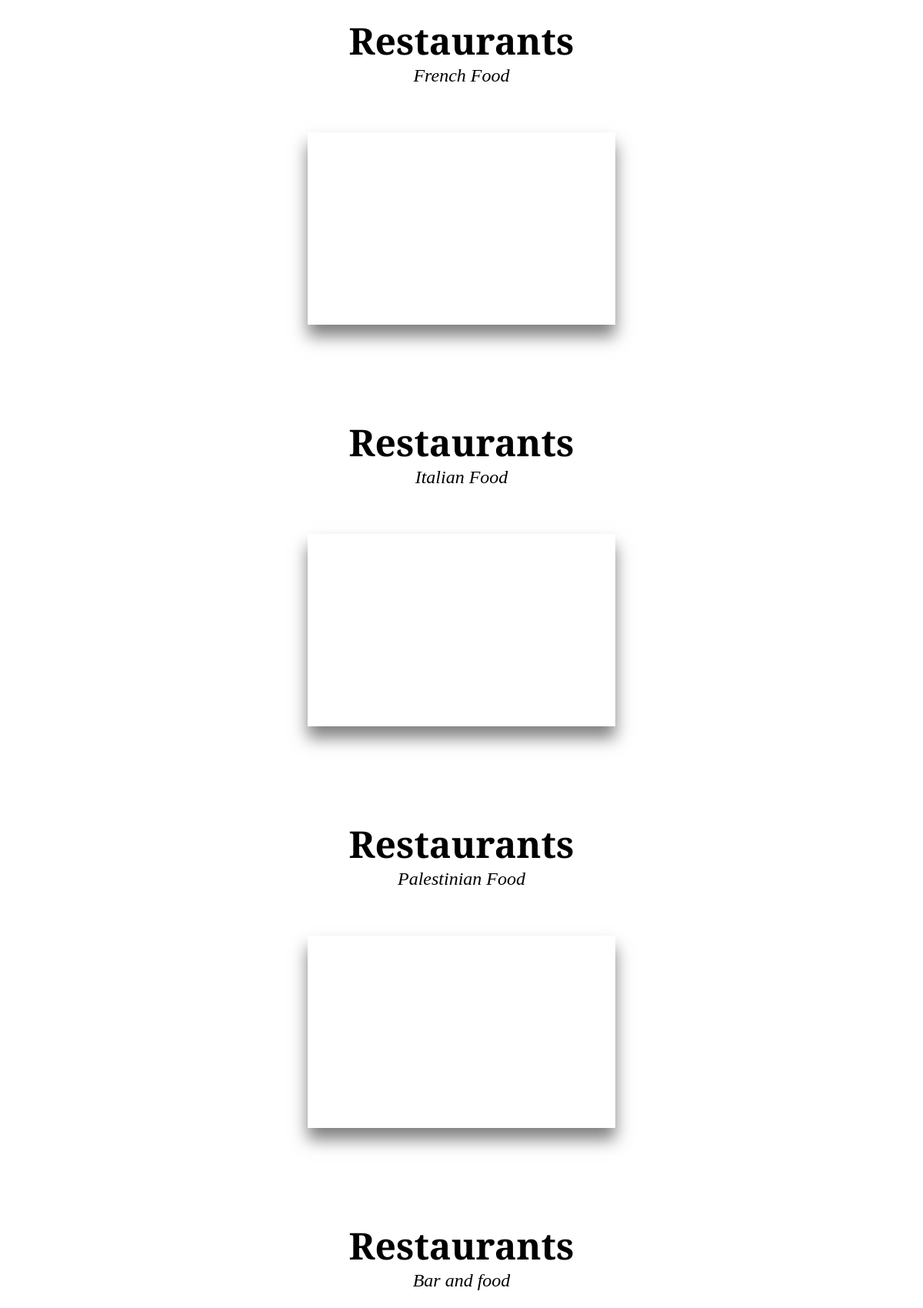
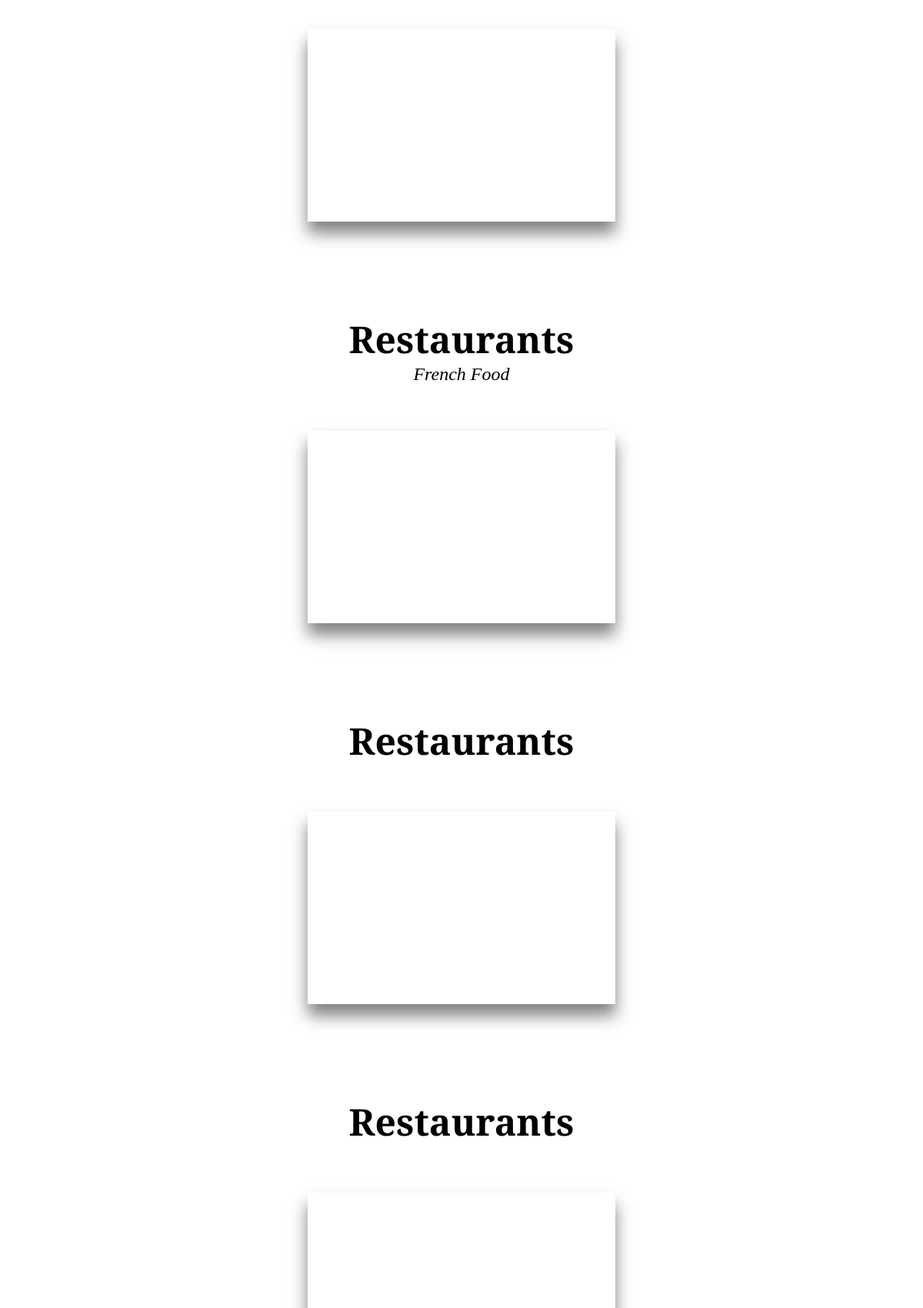
Page /category/2 (upper part) on the committed database (2 pictures, top to bottom).
### yelp/models.py (models this page shows)
class BusinessDetail(models.Model):
    name=models.CharField(max_length=45)
    description=models.TextField(null=True)
    business_hours=models.CharField(max_length=45, default="")
    image_url=models.CharField(max_length=255,null=True)
    phone=models.IntegerField()
    category=models.ForeignKey(BusinessCategory,related_name="business",on_delete=models.CASCADE)
    speciality=models.CharField(max_length=45)
    users=models.ManyToManyField(User,related_name="details", through="Review")
    location=models.ForeignKey(Location,related_name="details", on_delete=models.CASCADE)
    created_at=models.DateTimeField(auto_now_add=True)
    updated_at=models.DateTimeField(auto_now=True)
    objects=BusinessManager()

class BusinessCategory(models.Model):
    name=models.CharField(max_length=45)
    users=models.ForeignKey(User,related_name="categories", on_delete=models.CASCADE)
    image_url=models.CharField(max_length=255)
    created_at=models.DateTimeField(auto_now_add=True)
    updated_at=models.DateTimeField(auto_now=True)
    objects=CategoryManager()

### yelp/views.py (the view)
# urls.py: path('category/<int:id>', views.show),
def show(request,id):
    category_x=BusinessCategory.objects.get(id=id)
    data={
        "business":BusinessDetail.objects.filter(category=category_x)
    }
    if category_x.id == 2 :
        return render(request,'category.html',data)
    else:
        return render(request,"others.html")

### yelp/templates/category.html (shortened to what this page needs)
<!DOCTYPE html>
<html lang="en">
<head>
    {%load static%}
    <link rel="stylesheet" href="{% static 'style4.css' %}">
</head>
{% if category_x.id != 2 %}
    <body>
        {% for item in business %}
            <div id="header">
                <h1>{{item.category.name}}</h1>
                <p>{{item.speciality}}</p>
            </div>
            <div class="container">
                <div class="card">
                    <div class="card-image">
                    </div>
                </div>
            </div>
        {% endfor %}
    </body>
{% endif %}
</html>

### yelp/static/style4.css (style rules this page uses)
* { margin:0; padding:0; box-sizing:border-box; font-family:'Playfair Display', serif; }
body { background:url(https://images.unsplash.com/photo-1495195129352-aeb325a55b65?ixid=MnwxMjA3fDB8MHxwaG90by1wYWdlfHx8fGVufDB8fHx8&ixlib=rb-1.2.1&auto=format&fit=crop&w=1776&q=80); background-size:cover; background-position:right; background-attachment:fixed; }
#header { margin:20px; }
#header>h1 { text-align:center; font-size:3rem; }
#header>p { text-align:center; font-size:1.5rem; font-style:italic; }
.container { width:100vw; display:flex; justify-content:space-around; flex-wrap:wrap; padding:40px 20px; }
.card { display:flex; flex-direction:column; width:400px; margin-bottom:60px; }
.card>div { box-shadow:0 15px 20px 0 rgba(0,0,0,0.5); }
.card-image { width:400px; height:250px; }

### rows in the picture
BusinessDetail: category.name "Restaurants", speciality "French Food"
BusinessDetail: category.name "Restaurants", speciality "Italian Food"
BusinessDetail: category.name "Restaurants", speciality "Palestinian Food"
BusinessDetail: category.name "Restaurants", speciality "Bar and food"
BusinessDetail: category.name "Restaurants", speciality "French Food"
BusinessDetail: category.name "Restaurants"
BusinessDetail: category.name "Restaurants"
